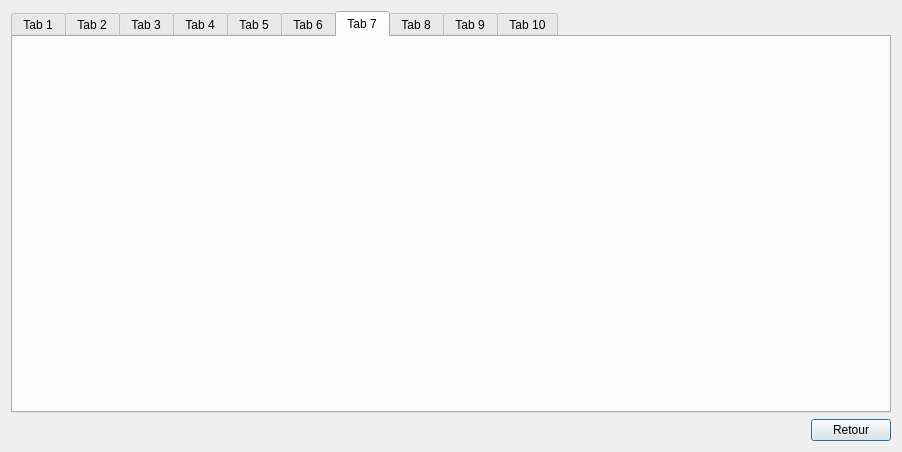
<?xml version="1.0" encoding="UTF-8"?>
<ui version="4.0">
 <class>CollectionGUI</class>
 <widget class="QDialog" name="CollectionGUI">
  <property name="geometry">
   <rect>
    <x>0</x>
    <y>0</y>
    <width>902</width>
    <height>452</height>
   </rect>
  </property>
  <property name="windowTitle">
   <string>Voir collection</string>
  </property>
  <property name="windowIcon">
   <iconset>
    <normaloff>img/wizardPokerLogo.png</normaloff>img/wizardPokerLogo.png</iconset>
  </property>
  <layout class="QVBoxLayout" name="verticalLayout">
   <item>
    <widget class="QTabWidget" name="tabWidget">
     <property name="styleSheet">
      <string notr="true"/>
     </property>
     <property name="currentIndex">
      <number>6</number>
     </property>
     <widget class="QWidget" name="first">
      <attribute name="title">
       <string>Tab 1</string>
      </attribute>
      <layout class="QVBoxLayout" name="verticalLayout_2">
       <item>
        <layout class="QHBoxLayout" name="upF"/>
       </item>
       <item>
        <layout class="QHBoxLayout" name="downF"/>
       </item>
      </layout>
     </widget>
     <widget class="QWidget" name="second">
      <attribute name="title">
       <string>Tab 2</string>
      </attribute>
      <layout class="QVBoxLayout" name="verticalLayout_3">
       <item>
        <layout class="QHBoxLayout" name="upS"/>
       </item>
       <item>
        <layout class="QHBoxLayout" name="downS"/>
       </item>
      </layout>
     </widget>
     <widget class="QWidget" name="third">
      <attribute name="title">
       <string>Tab 3</string>
      </attribute>
      <layout class="QVBoxLayout" name="verticalLayout_4">
       <item>
        <layout class="QHBoxLayout" name="upT"/>
       </item>
       <item>
        <layout class="QHBoxLayout" name="downT"/>
       </item>
      </layout>
     </widget>
     <widget class="QWidget" name="fourth">
      <attribute name="title">
       <string>Tab 4</string>
      </attribute>
      <layout class="QVBoxLayout" name="verticalLayout_5">
       <item>
        <layout class="QHBoxLayout" name="upFo"/>
       </item>
       <item>
        <layout class="QHBoxLayout" name="downFo"/>
       </item>
      </layout>
     </widget>
     <widget class="QWidget" name="tab_5">
      <attribute name="title">
       <string>Tab 5</string>
      </attribute>
      <layout class="QVBoxLayout" name="verticalLayout_6">
       <item>
        <layout class="QHBoxLayout" name="upFi"/>
       </item>
       <item>
        <layout class="QHBoxLayout" name="downFi"/>
       </item>
      </layout>
     </widget>
     <widget class="QWidget" name="tab_6">
      <attribute name="title">
       <string>Tab 6</string>
      </attribute>
      <layout class="QVBoxLayout" name="verticalLayout_7">
       <item>
        <layout class="QHBoxLayout" name="upSix"/>
       </item>
       <item>
        <layout class="QHBoxLayout" name="downSix"/>
       </item>
      </layout>
     </widget>
     <widget class="QWidget" name="tab_7">
      <attribute name="title">
       <string>Tab 7</string>
      </attribute>
      <layout class="QVBoxLayout" name="verticalLayout_8">
       <item>
        <layout class="QHBoxLayout" name="downSeven"/>
       </item>
       <item>
        <layout class="QHBoxLayout" name="upSeven"/>
       </item>
      </layout>
     </widget>
     <widget class="QWidget" name="tab_8">
      <attribute name="title">
       <string>Tab 8</string>
      </attribute>
      <layout class="QVBoxLayout" name="verticalLayout_9">
       <item>
        <layout class="QHBoxLayout" name="upE"/>
       </item>
       <item>
        <layout class="QHBoxLayout" name="downE"/>
       </item>
      </layout>
     </widget>
     <widget class="QWidget" name="tab_9">
      <attribute name="title">
       <string>Tab 9</string>
      </attribute>
      <layout class="QVBoxLayout" name="verticalLayout_10">
       <item>
        <layout class="QHBoxLayout" name="upN"/>
       </item>
       <item>
        <layout class="QHBoxLayout" name="downN"/>
       </item>
      </layout>
     </widget>
     <widget class="QWidget" name="tab_10">
      <attribute name="title">
       <string>Tab 10</string>
      </attribute>
      <layout class="QVBoxLayout" name="verticalLayout_11">
       <item>
        <layout class="QHBoxLayout" name="upTen"/>
       </item>
       <item>
        <layout class="QHBoxLayout" name="downTen"/>
       </item>
      </layout>
     </widget>
    </widget>
   </item>
   <item alignment="Qt::AlignRight">
    <widget class="QPushButton" name="Retour">
     <property name="enabled">
      <bool>true</bool>
     </property>
     <property name="maximumSize">
      <size>
       <width>100</width>
       <height>16777215</height>
      </size>
     </property>
     <property name="layoutDirection">
      <enum>Qt::LeftToRight</enum>
     </property>
     <property name="text">
      <string>Retour</string>
     </property>
     <property name="autoDefault">
      <bool>true</bool>
     </property>
    </widget>
   </item>
  </layout>
 </widget>
 <resources/>
 <connections/>
</ui>
